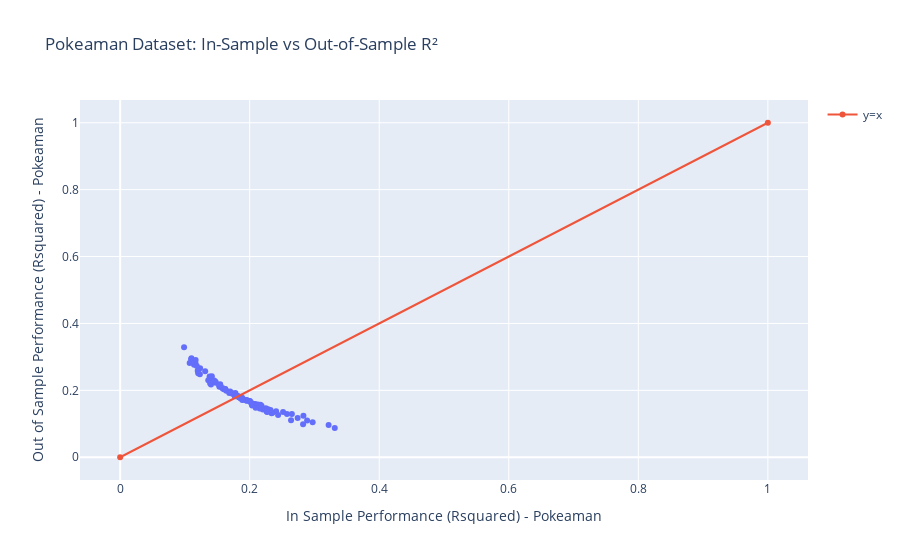

The notebook cell saved with this chart:
### Code cell
import plotly.express as px  # etc.
import pandas as pd
import numpy as np
import statsmodels.formula.api as smf
from sklearn.model_selection import train_test_split
import plotly.graph_objects as go

# Assuming 'pokeaman' is already loaded as a dataset

# 50-50 split for pokeaman dataset (model 3)
pokeaman_training_data, pokeaman_testing_data = train_test_split(pokeaman, train_size=0.5)

# Linear form for pokeaman dataset (model 3)
linear_form_pokeaman = 'HP ~ Attack + Defense'

# Number of repetitions for the simulation
reps = 100

# Arrays to store R-squared values
in_sample_Rsquared_pokeaman = np.array([0.0] * reps)
out_of_sample_Rsquared_pokeaman = np.array([0.0] * reps)

for i in range(reps):
    # Re-split pokeaman dataset for each iteration
    pokeaman_training_data, pokeaman_testing_data = train_test_split(pokeaman, train_size=0.5)
    
    # Fit model for pokeaman data (linear_form_pokeaman - model3)
    final_model_fit_pokeaman = smf.ols(formula=linear_form_pokeaman, data=pokeaman_training_data).fit()
    in_sample_Rsquared_pokeaman[i] = final_model_fit_pokeaman.rsquared
    out_of_sample_Rsquared_pokeaman[i] = np.corrcoef(pokeaman_testing_data.HP, 
                                                      final_model_fit_pokeaman.predict(pokeaman_testing_data))[0, 1]**2

# Create DataFrame to store R-squared values for Pokeaman dataset
df = pd.DataFrame({
    "In Sample Performance (Rsquared) - Pokeaman": in_sample_Rsquared_pokeaman,
    "Out of Sample Performance (Rsquared) - Pokeaman": out_of_sample_Rsquared_pokeaman
})

# Create scatter plot for Pokeaman dataset
fig_pokeaman = px.scatter(df, 
                           x="In Sample Performance (Rsquared) - Pokeaman", 
                           y="Out of Sample Performance (Rsquared) - Pokeaman", 
                           title="Pokeaman Dataset: In-Sample vs Out-of-Sample R²")

# Add the y=x line for reference
fig_pokeaman.add_trace(go.Scatter(x=[0, 1], y=[0, 1], name="y=x", line_shape='linear'))

# Show plot for Pokeaman data
fig_pokeaman.show()

### Figure 1 — Plotly figure (JSON) as saved in the notebook; plotly's stock layout.template omitted (floating-point values rounded to 4 significant figures)
{"data": [{"hovertemplate": "In Sample Performance (Rsquared) - Pokeaman=%{x}<br>Out of Sample Performance (Rsquared) - Pokeaman=%{y}<extra></extra>", "legendgroup": "", "marker": {"color": "#636efa", "symbol": "circle"}, "mode": "markers", "name": "", "orientation": "v", "showlegend": false, "type": "scatter", "x": [0.2001, 0.2352, 0.1234, 0.136, 0.1141, 0.1579, 0.3218, 0.2284, 0.1542, 0.1771, 0.1882, 0.1073, 0.1956, 0.1601, 0.3314, 0.1547, 0.09872, 0.1381, 0.2651, 0.1474, 0.1749, 0.1383, 0.1473, 0.2149, 0.1772, 0.1198, 0.1956, 0.1593, 0.145, 0.1912, 0.1849, 0.1205, 0.1858, 0.1431, 0.1885, 0.2249, 0.2183, 0.1533, 0.2064, 0.1995, 0.2083, 0.1231, 0.2126, 0.2082, 0.1162, 0.1775, 0.1183, 0.1416, 0.1639, 0.1401, 0.1777, 0.2123, 0.1402, 0.2886, 0.2824, 0.2056, 0.2025, 0.2408, 0.2439, 0.153, 0.2829, 0.1453, 0.1779, 0.2337, 0.1096, 0.1541, 0.2576, 0.2204, 0.1848, 0.1948, 0.2042, 0.274, 0.2515, 0.2322, 0.2972, 0.1539, 0.1832, 0.227, 0.2037, 0.2262, 0.1101, 0.2109, 0.2011, 0.1623, 0.2039, 0.2638, 0.2156, 0.1734, 0.139, 0.1685, 0.1714, 0.2093, 0.2166, 0.1885, 0.1544, 0.1623, 0.1313, 0.1699, 0.1165, 0.1812], "xaxis": "x", "y": [0.1682, 0.1328, 0.2659, 0.2298, 0.2764, 0.2063, 0.09654, 0.1431, 0.2125, 0.1842, 0.1746, 0.2815, 0.1709, 0.2035, 0.08728, 0.2163, 0.3288, 0.2418, 0.1289, 0.2261, 0.1895, 0.2327, 0.2229, 0.1517, 0.1828, 0.2586, 0.1692, 0.2053, 0.2262, 0.1722, 0.1787, 0.2512, 0.1767, 0.228, 0.178, 0.1467, 0.1537, 0.2111, 0.1576, 0.1681, 0.1592, 0.2482, 0.1578, 0.1579, 0.282, 0.1852, 0.273, 0.2419, 0.1986, 0.2227, 0.1821, 0.1551, 0.2172, 0.1095, 0.09887, 0.1565, 0.1613, 0.1378, 0.1264, 0.2145, 0.1241, 0.2295, 0.192, 0.1318, 0.2926, 0.2152, 0.129, 0.143, 0.1807, 0.1696, 0.161, 0.1172, 0.1353, 0.141, 0.1047, 0.215, 0.1795, 0.1352, 0.155, 0.1369, 0.2958, 0.1558, 0.1658, 0.2042, 0.1569, 0.1105, 0.146, 0.1901, 0.2202, 0.1918, 0.1927, 0.1477, 0.1567, 0.171, 0.2179, 0.2035, 0.2573, 0.1964, 0.2908, 0.1838], "yaxis": "y"}, {"line": {"shape": "linear"}, "name": "y=x", "type": "scatter", "x": [0, 1], "y": [0, 1]}], "layout": {"legend": {"tracegroupgap": 0}, "title": {"text": "Pokeaman Dataset: In-Sample vs Out-of-Sample R²"}, "xaxis": {"anchor": "y", "domain": [0, 1], "title": {"text": "In Sample Performance (Rsquared) - Pokeaman"}}, "yaxis": {"anchor": "x", "domain": [0, 1], "title": {"text": "Out of Sample Performance (Rsquared) - Pokeaman"}}}}
